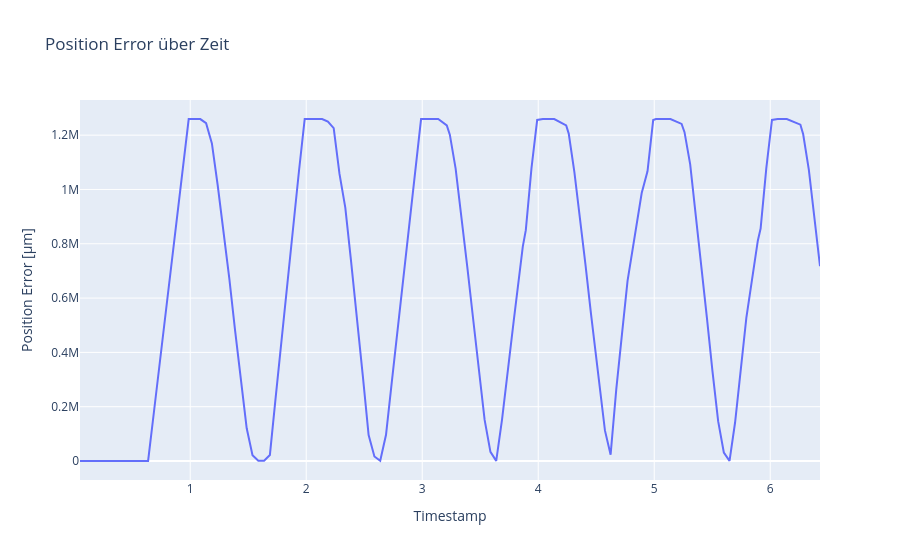

The notebook cell saved with this chart:
### Markdown cell above
Plot distance error

### Code cell
act_j, com_j, timestamps = get_arrays()
pos_err, rpy_act, rpy_com = get_errors(act_j, com_j)

# 1) DataFrame anlegen
df = pd.DataFrame({
    'timestamp': timestamps,
    'error_um': pos_err
})

# 2) Interaktiven Linienplot
fig = px.line(
    df,
    x='timestamp',
    y='error_um',
    title="Position Error über Zeit",
    labels={
        'timestamp': 'Timestamp',
        'error_um': 'Position Error [µm]'
    }
)

# 3) Achsen-Datumsformat nach Wunsch
fig.update_xaxes(
    tickformat="%H:%M:%S\n%d-%m-%Y",
    # rangeslider_visible=True     # kleiner Slider unten für grobes Zoomen
)

fig.show()
